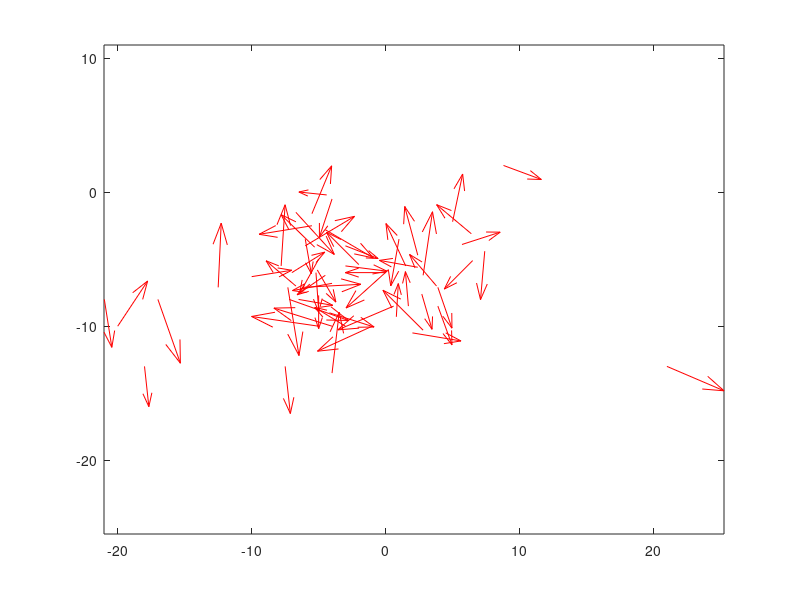

Reproduce this figure in MATLAB.
x = [-4.4
-7.3
-6.7
-4.5
-4.5
-7.8
-5.3
-6.2
-5.5
-5.5
-3
-4
-6
-12.5
-5
-6
-3
-4.2
-5.1
-17
-1
-21
-4
-18
-20
-7.5
-4
-5
-3
-6.5
-4
-2
-5
-7
-7.2
-6.7
-10
-5.2
0.8
1.7
5
8.8
0
1
3.9
2.4
2.8
2.8
0.2
6.5
7.4
5.7
6.4
21
2
3.9
2.4
2.7
1.5
3.8
0.6
];

y = [-0.2
-7.1
-1.5
-2.8
-6.2
-5.5
-4.1
-7.1
-2.5
-1.6
-4
-0.5
-3.5
-7.1
-5
-4
-10
-9
-5.8
-8
-10
-8
-10
-13
-10
-13
-13.5
-10
-5.5
-8
-6.8
-5.4
-7.7
-6
-8
-7
-6.3
-6
-9.3
-8.5
-2.2
2
-6
-3.5
-7.1
-4.7
-10.3
-6.2
-5.8
-5.1
-4.4
-3.9
-3.1
-13
-10.5
-8.5
-5.6
-7.6
-5.5
-7
-8.5
];

tdi = [0.29303
0.72384
0.59685
0.58327
0.35917
0.6419
0.48914
0.61157
0.56131
0.54208
0.3677
0.42075
0.36713
0.67291
0.40993
0.60149
0.37757
0.49185
0.38831
0.70851
0.63022
0.50832
0.63795
0.42441
0.56763
0.49695
0.64079
0.71014
0.43739
0.36437
0.42132
0.47797
0.34884
0.40561
0.65855
0.40921
0.42522
0.4132
0.34893
0.36283
0.51064
0.42296
0.42286
0.49731
0.45202
0.5282
0.59371
0.67293
0.5949
0.42121
0.50948
0.42069
0.4743
0.6503
0.51581
0.43229
0.40855
0.38456
0.48974
0.4349
0.63539
];

tilt = [264
9.3
42.4
59.6
304.6
176.3
225.9
93
279.2
157.6
68.8
341.7
10
177.3
330.9
120.9
238.5
72.4
390
379.4
294.55
8.9
252.7
6.15
146.5
6.3
173.25
261.75
82.8
440.15
280.35
-135
0
121.95
70.45
229.75
459.05
364.05
176.6
184.95
168.1
69.65
270
349.95
379.05
195
225.15
171.6
-48
315.1
355
107.9
230.05
426.85
80.6
380
259.85
16.2
205
220.5
293.05
];

tilt_rot = tilt - 90;

for i=1:length(tilt)
    if(tilt(i) > 360)
        tilt(i) = mod(tilt(i), 360);
    elseif(tilt(i) < 0)
        tilt(i) = tilt(i)+360;
    end
end

for i=1:length(tilt_rot)
    if(tilt_rot(i) > 360)
        tilt_rot(i) = mod(tilt_rot(i), 360);
    elseif(tilt_rot(i) < 0)
        tilt_rot(i) = tilt_rot(i)+360;
    end
end

tilt_rad = tilt * (pi/180);
[u, v] = pol2cart(tilt_rad, tdi);

tilt_rad = tilt_rot * (pi/180);
[u2, v2] = pol2cart(tilt_rad, tdi);

figure
%quiver(x, y, u, v);
%hold on
quiver(x, y, u2, v2, 'r');
axis equal